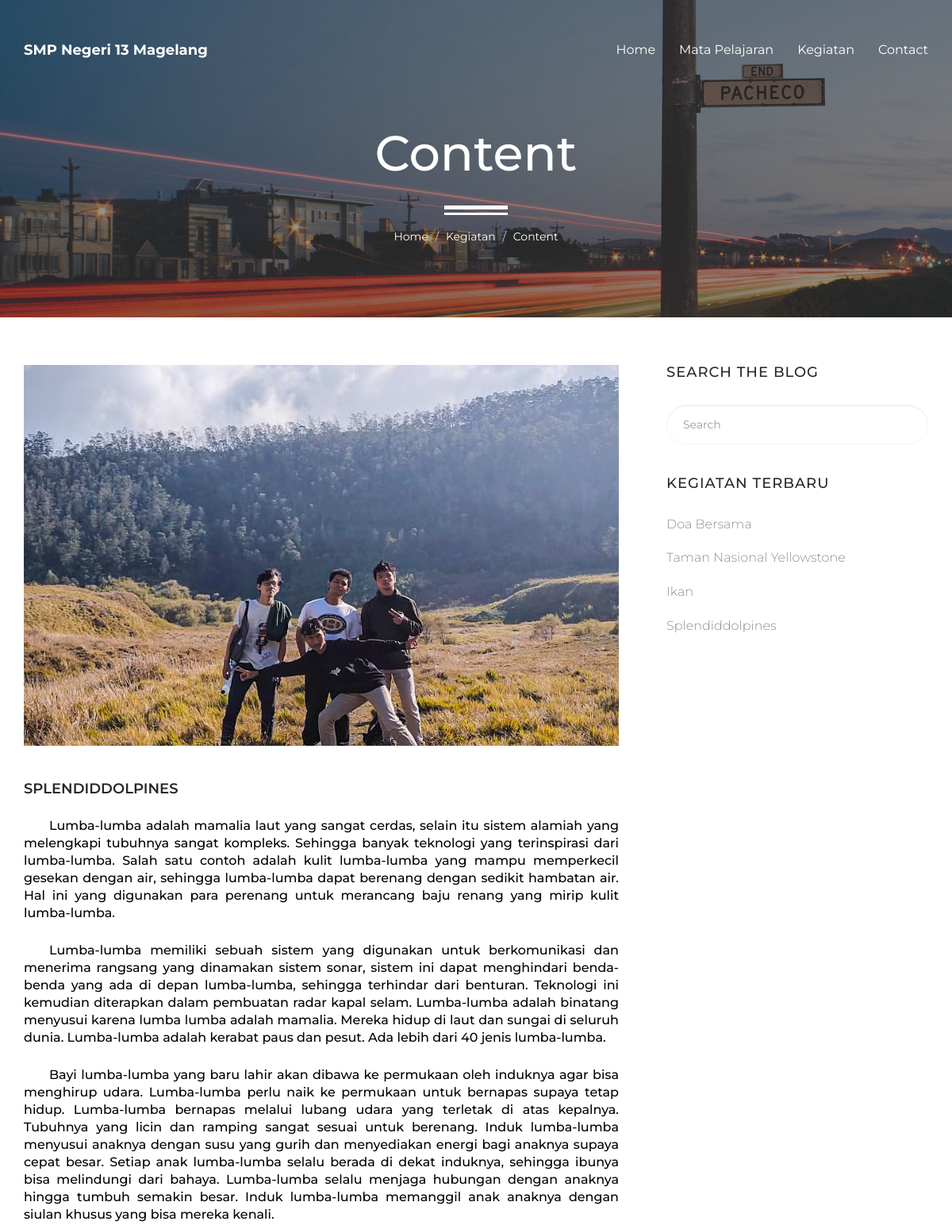
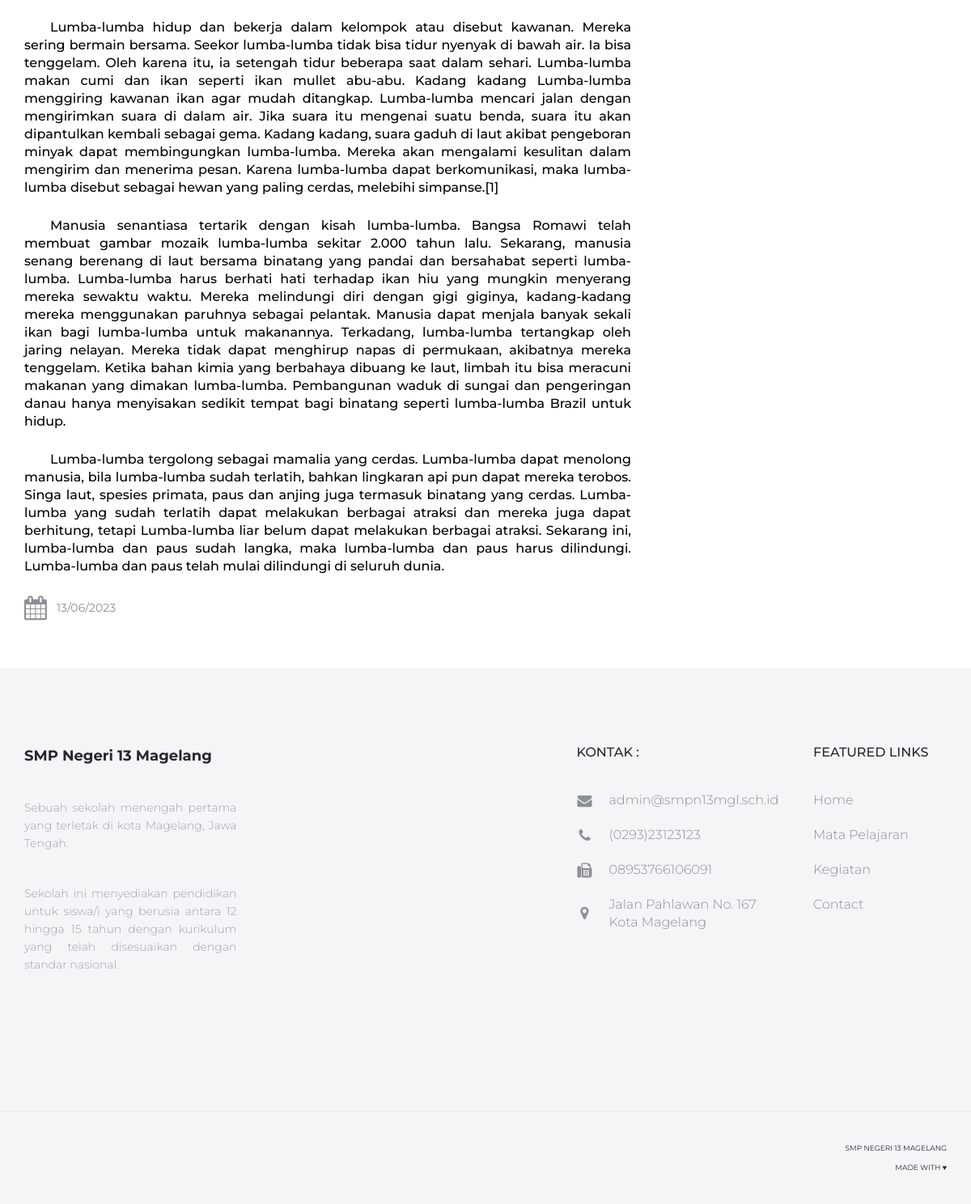
Screenshot of /blog-post.php?id=1 with the database file from the repository (2 pictures, top to bottom).
### tables this page shows
CREATE TABLE `article` (
  `id` int(250) NOT NULL,
  `judul_arc` text NOT NULL,
  `content_arc` text NOT NULL,
  `gambar_arc` varchar(250) NOT NULL,
  `gambar1` text NOT NULL,
  `gambar2` text NOT NULL,
  `date` date NOT NULL
);

CREATE TABLE `contact` (
  `id` int(11) NOT NULL,
  `nomrum` text NOT NULL,
  `wa` text NOT NULL,
  `email` text NOT NULL,
  `alamat` text NOT NULL
);

### logic2.php (called while the page is built)
<?php
if(isset($_REQUEST['id'])){
        $id = $_REQUEST['id'];
        $isi = "SELECT * FROM article WHERE id = $id";
        $query = mysqli_query($mysqli, $isi);
        }
    ?>

### blog-post.php (the view, shortened to what this page needs)
<?php include('header.php')?>
<?php include('logic2.php')?>
<body>
    <header id="masthead" class="site-header site-header-white">
        <nav id="primary-navigation" class="site-navigation">
            <div class="container">
                <div class="navbar-header">
                    <a href="index.php" class="site-title"><span>SMP Negeri 13 Magelang</a>
                </div>
                <div class="collapse navbar-collapse" id="agency-navbar-collapse">
                <ul class="nav navbar-nav navbar-right">
                        <li><a href="index.php">Home</a></li>
                        <li><a href="semestergenap.php">Mata Pelajaran</a></li>
                        <li><a href="blog.php">Kegiatan</a></li>
                        <li><a href="contact.php">Contact</a></li>
                    </ul>
                </div>
            </div>
        </nav>
    </header>
    <div id="hero" class="hero overlay subpage-hero blog-hero">
        <div class="hero-content">
            <div class="hero-text">
                <h1>Content</h1>
                <ol class="breadcrumb">
                  <li class="breadcrumb-item"><a href="index.php">Home</a></li>
                  <li class="breadcrumb-item"><a href="blog.php">Kegiatan</a></li>
                  <li class="breadcrumb-item active">Content</li>
                </ol>
            </div>
        </div>
    </div>
    <main id="main" class="site-main">
        <section class="site-section subpage-site-section section-blog">
            <div class="container">
                <div class="row">
                    <div class="col-md-8">
                    <?php foreach($query as $i){ ?>
                        <article class="blog-post">
                            <img src="assets/img/<?php if (empty($i['gambar_arc']) ) {
                                    echo "portfolio-2.jpg";
                                } else {
                                echo $i['gambar_arc'];
                                }?>" class="img-res" alt=""><br>
                            <div class="post-content">
                                <h2 class="post-title"><?php echo $i['judul_arc']?></h2>
                                <?php
                                        $paragraphs = explode("\n", $i['content_arc']);
                                        foreach ($paragraphs as $paragraph) {
                                            echo "<p style=' text-align:justify; color: black; font-size: 16px; text-indent: 2em; font-weight: 500; '>$paragraph</p>";
                                        }
                                        ?>
                                <div class="post-meta">
                                    <span class="post-date">
                                        <a href=""><i class="fa fa-calendar" aria-hidden="true"></i> <?php echo date('d/m/Y', strtotime($i['date'])) ?></a>
                                        </span>
                                </div>
                            </div>
                        </article>
                        <?php } ?>
                    </div>
                    <aside class="col-md-4">
                    <div class="sidebar">
                            <div class="widget search-form">
                                <h4 class="widget-title">Search the blog</h4>
                                <div class="form-group">
                                    <input type="text" class="form-control" id="search" placeholder="Search">
                                </div>
                            <br><br>
                            <div class="widget widget-recent-posts">
                                <h4 class="widget-title">Kegiatan Terbaru</h4>
                                <ul class="list-unstyled">
                                <?php $arcc = mysqli_query($mysqli, "SELECT * FROM article ORDER BY id DESC LIMIT 8"); ?>
                                <?php foreach($arcc as $a){ ?>
                                    <li><a href="blog-post.php?id=<?php echo $a['id']?>"><?php echo $a['judul_arc']?></a></li>
                                    <?php } ?>
                                </ul>
                            </div>
                            </div>
                        </div>
                    </aside>
                </div>
            </div>
        </section>
    </main>
    <?php include('footer.php')?>
</body>
</html>

### footer.php (shortened to what this page needs)
<footer id="colophon" class="site-footer">
        <div class="container">
            <div class="row">
                <div class="col-md-3 col-sm-4 col-xs-6">
                    <a class="site-title"><span>SMP Negeri 13 Magelang</a>
                    <p style="text-align: justify;">Sebuah sekolah menengah pertama yang terletak di kota Magelang, Jawa Tengah.</p>
                    <p style="text-align: justify;"> Sekolah ini menyediakan pendidikan untuk siswa/i yang berusia antara 12 hingga 15 tahun dengan kurikulum yang telah disesuaikan dengan standar nasional. </p>
                </div>
                <?php $edit_contact = "SELECT * FROM contact WHERE id = 1 ";
                    $contact_edit = $mysqli->query($edit_contact);
                    while ($du = $contact_edit->fetch_object()) : ?>
                <div class="col-lg-offset-4 col-md-3 col-sm-4 col-md-offset-2 col-sm-offset-0 col-xs-6 ">
                    <h3>Kontak :</h3>
                    <ul class="list-unstyled contact-links">
                        <li><i class="fa fa-envelope" aria-hidden="true"></i><a href="mailto:<?= $du->email ?>"><?= $du->email ?></a></li>
                        <li><i class="fa fa-phone" aria-hidden="true"></i><a href="tel:<?= $du->nomrum ?>"><?= $du->nomrum ?></a></li>
                        <li><i class="fa fa-fax" aria-hidden="true"></i><a href="<?= $du->wa ?>"><?= $du->wa ?></a></li>
                        <li><i class="fa fa-map-marker" aria-hidden="true"></i><p><?= $du->alamat ?></p></li>
                    </ul>
                </div>
                <?php endwhile; ?>
                <div class="col-lg-2 col-md-3 col-sm-4 col-xs-6">
                    <h3>Featured links</h3>
                    <ul class="list-unstyled">
                        <li><a href="index.php">Home</a></li>
                        <li><a href="semestergenap.php">Mata Pelajaran</a></li>
                        <li><a href="blog.php">Kegiatan</a></li>
                        <li><a href="contact.php">Contact</a></li>
                    </ul>
                </div>
            </div>
        </div>
        <div class="copyright">
            <div class="container">
                <div class="row">
                    <div class="col-xs-8">
                    </div>
                    <div class="col-xs-4">
                        <div class="text-right">
                            <p>SMP Negeri 13 Magelang</p>
                            <p>Made With ♥</p>
                        </div>
                    </div>
                </div>
            </div>
        </div>
    </footer>

### rows the page displays
article: gambar_arc (picture), judul_arc "SPLENDIDDOLPINES", content_arc "Lumba-lumba adalah mamalia laut yang sangat cerdas, selain itu sistem alamiah yang melengkapi tubuhnya sangat kompleks. Sehingga banyak teknologi yang terinspirasi dari lumba-lumba. Salah satu contoh adalah kulit lumba-lumba yang mampu memperkecil gesekan dengan air, sehingga lumba-lumba dapat berenang dengan sedikit hambatan air. Hal ini yang digunakan para perenang untuk merancang baju renang yang mirip kulit lumba-lumba.", content_arc "Lumba-lumba memiliki sebuah sistem yang digunakan untuk berkomunikasi dan menerima rangsang yang dinamakan sistem sonar, sistem ini dapat menghindari benda-benda yang ada di depan lumba-lumba, sehingga terhindar dari benturan. Teknologi ini kemudian diterapkan dalam pembuatan radar kapal selam. Lumba-lumba adalah binatang menyusui karena lumba lumba adalah mamalia. Mereka hidup di laut dan sungai di seluruh dunia. Lumba-lumba adalah kerabat paus dan pesut. Ada lebih dari 40 jenis lumba-lumba.", content_arc "Bayi lumba-lumba yang baru lahir akan dibawa ke permukaan oleh induknya agar bisa menghirup udara. Lumba-lumba perlu naik ke permukaan untuk bernapas supaya tetap hidup. Lumba-lumba bernapas melalui lubang udara yang terletak di atas kepalnya. Tubuhnya yang licin dan ramping sangat sesuai untuk berenang. Induk lumba-lumba menyusui anaknya dengan susu yang gurih dan menyediakan energi bagi anaknya supaya cepat besar. Setiap anak lumba-lumba selalu berada di dekat induknya, sehingga ibunya bisa melindungi dari bahaya. Lumba-lumba selalu menjaga hubungan dengan anaknya hingga tumbuh semakin besar. Induk lumba-lumba memanggil anak anaknya dengan siulan khusus yang bisa mereka kenali.", content_arc "Lumba-lumba hidup dan bekerja dalam kelompok atau disebut kawanan. Mereka sering bermain bersama. Seekor lumba-lumba tidak bisa tidur nyenyak di bawah air. Ia bisa tenggelam. Oleh karena itu, ia setengah tidur beberapa saat dalam sehari. Lumba-lumba makan cumi dan ikan seperti ikan mullet abu-abu. Kadang kadang Lumba-lumba menggiring kawanan ikan agar mudah ditangkap. Lumba-lumba mencari jalan dengan mengirimkan suara di dalam air. Jika suara itu mengenai suatu benda, suara itu akan dipantulkan kembali sebagai gema. Kadang kadang, suara gaduh di laut akibat pengeboran minyak dapat membingungkan lumba-lumba. Mereka akan mengalami kesulitan dalam mengirim dan menerima pesan. Karena…", content_arc "Manusia senantiasa tertarik dengan kisah lumba-lumba. Bangsa Romawi telah membuat gambar mozaik lumba-lumba sekitar 2.000 tahun lalu. Sekarang, manusia senang berenang di laut bersama binatang yang pandai dan bersahabat seperti lumba-lumba. Lumba-lumba harus berhati hati terhadap ikan hiu yang mungkin menyerang mereka sewaktu waktu. Mereka melindungi diri dengan gigi giginya, kadang-kadang mereka menggunakan paruhnya sebagai pelantak. Manusia dapat menjala banyak sekali ikan bagi lumba-lumba untuk makanannya. Terkadang, lumba-lumba tertangkap oleh jaring nelayan. Mereka tidak dapat menghirup napas di permukaan, akibatnya mereka tenggelam. Ketika bahan kimia yang berbahaya dibuang ke laut,…", content_arc "Lumba-lumba tergolong sebagai mamalia yang cerdas. Lumba-lumba dapat menolong manusia, bila lumba-lumba sudah terlatih, bahkan lingkaran api pun dapat mereka terobos. Singa laut, spesies primata, paus dan anjing juga termasuk binatang yang cerdas. Lumba-lumba yang sudah terlatih dapat melakukan berbagai atraksi dan mereka juga dapat berhitung, tetapi Lumba-lumba liar belum dapat melakukan berbagai atraksi. Sekarang ini, lumba-lumba dan paus sudah langka, maka lumba-lumba dan paus harus dilindungi. Lumba-lumba dan paus telah mulai dilindungi di seluruh dunia.", date "13/06/2023", judul_arc "Splendiddolpines"
article: judul_arc "Doa Bersama"
article: judul_arc "Taman Nasional Yellowstone"
article: judul_arc "Ikan"
contact: email "admin@smpn13mgl.sch.id", nomrum "(0293)23123123", wa "08953766106091", alamat "Jalan Pahlawan No. 167 Kota Magelang"
